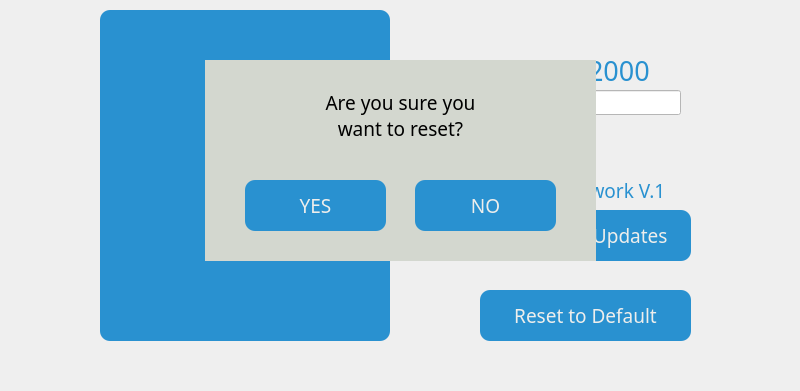
   <widget class="QWidget" name="about_us_widget" native="true">
    <property name="geometry">
     <rect>
      <x>8000</x>
      <y>90</y>
      <width>800</width>
      <height>391</height>
     </rect>
    </property>
    <widget class="QLabel" name="about_update_lbl">
     <property name="geometry">
      <rect>
       <x>450</x>
       <y>170</y>
       <width>261</width>
       <height>41</height>
      </rect>
     </property>
     <property name="font">
      <font>
       <family>Proxima Nova</family>
       <pointsize>14</pointsize>
      </font>
     </property>
     <property name="styleSheet">
      <string notr="true">color: rgb(41, 145, 208);</string>
     </property>
     <property name="text">
      <string>Version Rework V.1</string>
     </property>
     <property name="alignment">
      <set>Qt::AlignCenter</set>
     </property>
    </widget>
    <widget class="QLabel" name="label_10">
     <property name="geometry">
      <rect>
       <x>500</x>
       <y>50</y>
       <width>171</width>
       <height>61</height>
      </rect>
     </property>
     <property name="font">
      <font>
       <family>Proxima Nova</family>
      </font>
     </property>
     <property name="text">
      <string/>
     </property>
    </widget>
    <widget class="QLabel" name="label_11">
     <property name="geometry">
      <rect>
       <x>130</x>
       <y>303</y>
       <width>231</width>
       <height>31</height>
      </rect>
     </property>
     <property name="font">
      <font>
       <pointsize>20</pointsize>
      </font>
     </property>
     <property name="styleSheet">
      <string notr="true">color: rgb(238, 238, 236);
  
</string>
     </property>
     <property name="text">
      <string>SCAN ME</string>
     </property>
     <property name="alignment">
      <set>Qt::AlignCenter</set>
     </property>
    </widget>
    <widget class="QPushButton" name="about_update_button">
     <property name="geometry">
      <rect>
       <x>480</x>
       <y>210</y>
       <width>211</width>
       <height>51</height>
      </rect>
     </property>
     <property name="font">
      <font>
       <family>Proxima Nova</family>
       <pointsize>14</pointsize>
      </font>
     </property>
     <property name="focusPolicy">
      <enum>Qt::NoFocus</enum>
     </property>
     <property name="styleSheet">
      <string notr="true">QPushButton{
	border-radius: 10px;
	background-color: rgb(41, 145, 208);
	color: rgb(238, 238, 236);
}
</string>
     </property>
     <property name="text">
      <string>Check for Updates</string>
     </property>
     <property name="iconSize">
      <size>
       <width>70</width>
       <height>70</height>
      </size>
     </property>
    </widget>
    <widget class="QLabel" name="about_printer_name_lbl">
     <property name="geometry">
      <rect>
       <x>450</x>
       <y>50</y>
       <width>261</width>
       <height>41</height>
      </rect>
     </property>
     <property name="font">
      <font>
       <family>Proxima Nova</family>
       <pointsize>20</pointsize>
      </font>
     </property>
     <property name="styleSheet">
      <string notr="true">color: rgb(41, 145, 208);</string>
     </property>
     <property name="text">
      <string>G3D T2000</string>
     </property>
     <property name="alignment">
      <set>Qt::AlignCenter</set>
     </property>
    </widget>
    <widget class="QPushButton" name="about_bg_button">
     <property name="geometry">
      <rect>
       <x>100</x>
       <y>10</y>
       <width>290</width>
       <height>331</height>
      </rect>
     </property>
     <property name="font">
      <font>
       <family>Proxima Nova</family>
       <pointsize>14</pointsize>
      </font>
     </property>
     <property name="focusPolicy">
      <enum>Qt::NoFocus</enum>
     </property>
     <property name="styleSheet">
      <string notr="true">QPushButton{
	border-radius: 10px;
	background-color: rgb(41, 145, 208);
	color: rgb(238, 238, 236);
}
</string>
     </property>
     <property name="text">
      <string/>
     </property>
     <property name="icon">
      <iconset resource="Resources.qrc">
       <normaloff>:/build/resources/images/qr_code/g3d_website_qrcode.png</normaloff>:/build/resources/images/qr_code/g3d_website_qrcode.png</iconset>
     </property>
     <property name="iconSize">
      <size>
       <width>250</width>
       <height>300</height>
      </size>
     </property>
     <property name="default">
      <bool>false</bool>
     </property>
     <property name="flat">
      <bool>false</bool>
     </property>
    </widget>
    <widget class="QLineEdit" name="serial_num_textbox">
     <property name="geometry">
      <rect>
       <x>480</x>
       <y>90</y>
       <width>201</width>
       <height>25</height>
      </rect>
     </property>
     <property name="styleSheet">
      <string notr="true">background-color: rgb(255, 255, 255);</string>
     </property>
     <property name="alignment">
      <set>Qt::AlignCenter</set>
     </property>
    </widget>
    <widget class="QPushButton" name="reset_button">
     <property name="geometry">
      <rect>
       <x>480</x>
       <y>290</y>
       <width>211</width>
       <height>51</height>
      </rect>
     </property>
     <property name="font">
      <font>
       <family>Proxima Nova</family>
       <pointsize>14</pointsize>
      </font>
     </property>
     <property name="focusPolicy">
      <enum>Qt::NoFocus</enum>
     </property>
     <property name="styleSheet">
      <string notr="true">QPushButton{
	border-radius: 10px;
	background-color: rgb(41, 145, 208);
	color: rgb(238, 238, 236);
}
</string>
     </property>
     <property name="text">
      <string>Reset to Default</string>
     </property>
     <property name="iconSize">
      <size>
       <width>70</width>
       <height>70</height>
      </size>
     </property>
    </widget>
    <widget class="QWidget" name="about_popout_widget" native="true">
     <property name="geometry">
      <rect>
       <x>205</x>
       <y>60</y>
       <width>391</width>
       <height>201</height>
      </rect>
     </property>
     <property name="styleSheet">
      <string notr="true">background-color: rgb(211, 215, 207);</string>
     </property>
     <widget class="QPushButton" name="about_yes">
      <property name="geometry">
       <rect>
        <x>40</x>
        <y>120</y>
        <width>141</width>
        <height>51</height>
       </rect>
      </property>
      <property name="font">
       <font>
        <family>Proxima Nova</family>
        <pointsize>14</pointsize>
       </font>
      </property>
      <property name="focusPolicy">
       <enum>Qt::NoFocus</enum>
      </property>
      <property name="styleSheet">
       <string notr="true">QPushButton{
	border-radius: 10px;
	background-color: rgb(41, 145, 208);
	color: rgb(238, 238, 236);
}
</string>
      </property>
      <property name="text">
       <string>YES</string>
      </property>
      <property name="iconSize">
       <size>
        <width>70</width>
        <height>70</height>
       </size>
      </property>
     </widget>
     <widget class="QPushButton" name="about_no">
      <property name="geometry">
       <rect>
        <x>210</x>
        <y>120</y>
        <width>141</width>
        <height>51</height>
       </rect>
      </property>
      <property name="font">
       <font>
        <family>Proxima Nova</family>
        <pointsize>14</pointsize>
       </font>
      </property>
      <property name="focusPolicy">
       <enum>Qt::NoFocus</enum>
      </property>
      <property name="styleSheet">
       <string notr="true">QPushButton{
	border-radius: 10px;
	background-color: rgb(41, 145, 208);
	color: rgb(238, 238, 236);
}
</string>
      </property>
      <property name="text">
       <string>NO</string>
      </property>
      <property name="iconSize">
       <size>
        <width>70</width>
        <height>70</height>
       </size>
      </property>
     </widget>
     <widget class="QLabel" name="label_40">
      <property name="geometry">
       <rect>
        <x>100</x>
        <y>30</y>
        <width>191</width>
        <height>51</height>
       </rect>
      </property>
      <property name="font">
       <font>
        <family>Proxima Nova</family>
        <pointsize>14</pointsize>
       </font>
      </property>
      <property name="text">
       <string>Are you sure you want to reset?</string>
      </property>
      <property name="alignment">
       <set>Qt::AlignCenter</set>
      </property>
      <property name="wordWrap">
       <bool>true</bool>
      </property>
     </widget>
    </widget>
   </widget>
